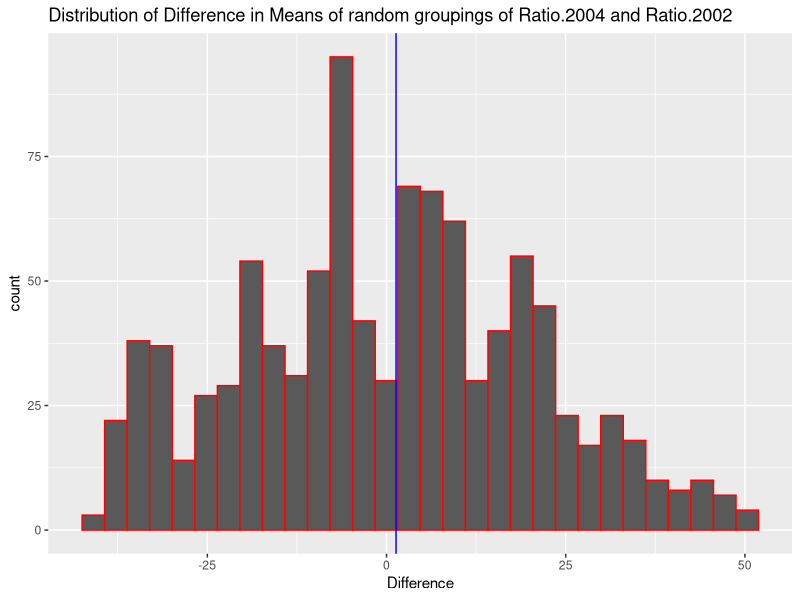
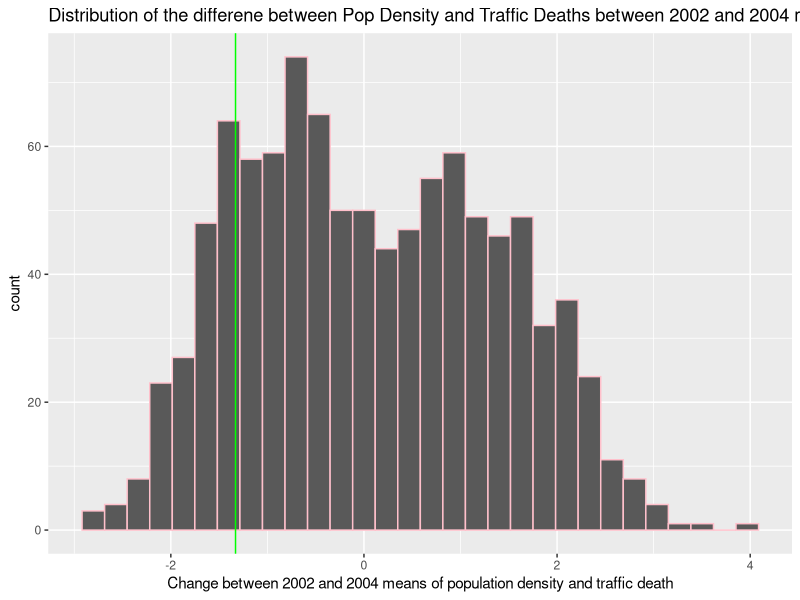

These charts were generated, in order, by the following R code:
## ---- chunk 1
knitr::opts_chunk$set(echo = FALSE, warning = FALSE, message = FALSE)
## ---- chunk 2
library(tidyverse)
trafficData <- read_csv("TrafficDeathsPer1000.csv")%>%
  rename(Country = "Traffic mortality per 100,000, age adjusted")
populationDensity <- read_csv("PopulationDensity.csv")%>%
  rename(Country = "Population density (per square km)")

trafficDataReal <- trafficData %>%
  select(Country,`2002`,`2004`)
trafficDataReal$`2002` <- as.numeric(trafficDataReal$`2002`)
trafficDataReal$`2004` <- as.numeric(trafficDataReal$`2004`)

populationDensityReal <- populationDensity %>%
  select(Country,`2002`,`2004`)
populationDensityReal$`2002` <- as.numeric(populationDensityReal$`2002`)
populationDensityReal$`2004` <- as.numeric(populationDensityReal$`2004`)


mergedData <- trafficDataReal %>%
  inner_join(populationDensityReal, by = "Country", suffix = c(".trafficDeath",".popDensity"))

mergedDataReal <- na.omit(mergedData)
## ---- chunk 3

trafficDataAdam <- na.omit(trafficDataReal) %>%
  select(`2002`,`2004`)
  
as_tibble(trafficDataAdam)%>%
  map_dbl(mean)
## ---- chunk 4
mergedDataAdam <- mergedDataReal %>%
  select(2:5)

myColSummary <- function(df,myFun){
  myOut <- vector("double", length(df))
  for(i in seq(df)){
    myOut[i] <- myFun(df[[i]])
  }
  return(myOut)
}
myColSummary(mergedDataAdam,mean)
myColSummary(mergedDataAdam,sd)

## ---- chunk 5
AdamData <- mergedDataReal %>%
  mutate(Ratio.2002 = `2002.popDensity` / `2002.trafficDeath`, 
         Ratio.2004 = `2004.popDensity` / `2004.trafficDeath`)
#higher the ratio, lower the traffic deaths relative to population density

mean2002 <- AdamData %>%
  select(Ratio.2002)%>%
  summarise(mean = mean(Ratio.2002))
mean2004 <- AdamData %>%
  select(Ratio.2004)%>%
  summarise(mean = mean(Ratio.2004))

differenceActual = mean2004 - mean2002

testData <- AdamData %>%
  select(Ratio.2002, Ratio.2004)

combined <- c(testData$Ratio.2002, testData$Ratio.2004)

permutationAdam <- function(perms = 1000, values, n1)
{
  outputMean <- vector("double", perms)
  for (i in c(1:perms))
  {
    # Randomly separate vector "values" into disjoint 
    # groups of size "n1" and "length(values) - n1" respectively
    
    vector1 <- sample(values, n1)
    vector2 <- setdiff(values, vector1)

    # Compute the sample means for the two groups from 
    firstMean <- mean(vector1)
    secondMean <- mean(vector2)
    
    # Compute the difference in sample means
    meanDifference <- firstMean - secondMean
    
    outputMean[i] <- meanDifference
  }
  # Return new updated vector, created in step 1
  return(outputMean)
}

resultAdam <- permutationAdam(1000,combined,150)

ggplot()+
  geom_histogram(aes(x=resultAdam), col = "red")+
  geom_vline(xintercept = 1.33, col = "blue")+
  labs(title="Distribution of Difference in Means of random groupings of Ratio.2004 and Ratio.2002")+
  xlab("Difference")

percentileData <- sum(resultAdam<1.33)/1000
percentileData
## ---- chunk 6

TrafficRichard <- na.omit(trafficDataReal) %>%
  select(`2002`,`2004`)

as_tibble(TrafficRichard)%>%
  map_dbl(median)
## ---- chunk 7
mergedRichardData <- mergedDataReal %>%
  select(2:5)

myColSummary <- function(df,myFun){
  myOut <- vector("double", length(df))
  for(i in seq(df)){
    myOut[i] <- myFun(df[[i]])
  }
  return(myOut)
}
myColSummary(mergedRichardData,median)
myColSummary(mergedRichardData,sd)

## ---- chunk 8

## ---- chunk 9
trafficErin <- na.omit(trafficDataReal) %>%
  select(`2002`,`2004`)

as_tibble(trafficErin)%>%
  map_dbl(mean)
## ---- chunk 10
mergedErin <- mergedDataReal %>%
  select(2:5)

myColSummary <- function(df,myFun){
  myOut <- vector("double", length(df))
  for(i in seq(df)){
    myOut[i] <- myFun(df[[i]])
  }
  return(myOut)
}
myColSummary(mergedErin,mean)
myColSummary(mergedErin,sd)

## ---- chunk 11
ErinData <- mergedDataReal %>%
  mutate(Ratio.diffTraff = `2004.trafficDeath` - `2002.trafficDeath`, Ratio.diffPop = `2004.popDensity` - `2002.popDensity`)
#show if it will increase in pop density and traffic deaths between 2004 and 2002.

differenceTrafficDeath <- ErinData %>%
  select(Ratio.diffTraff)%>%
  summarise(mean = mean(Ratio.diffTraff))
differencePopDensity <- ErinData %>%
  select(Ratio.diffPop)%>%
  summarise(mean = mean(Ratio.diffPop))

differenceActual = differenceTrafficDeath - differencePopDensity
differenceActual

testDataErin <- ErinData %>%
  select(Ratio.diffTraff, Ratio.diffPop)

combinedErin <- c(testDataErin$Ratio.diffTraff, testDataErin$Ratio.diffPop)

permutationErin <- function(perms = 1000, values, n1)
{
  outputMean <- vector("double", perms)
  for (i in c(1:perms))
  {
    # Randomly separate vector "values" into disjoint 
    # groups of size "n1" and "length(values) - n1" respectively
    
    vector1 <- sample(values, n1)
    vector2 <- setdiff(values, vector1)

    # Compute the sample means for the two groups from 
    firstMean <- mean(vector1)
    secondMean <- mean(vector2)
    
    # Compute the difference in sample means
    meanDifference <- firstMean - secondMean
    
    outputMean[i] <- meanDifference
  }
  # Return new updated vector, created in step 1
  return(outputMean)
}

resultErin <- permutationErin(1000,combinedErin,150)

ggplot()+
  geom_histogram(aes(x=resultErin), col = "pink")+
  geom_vline(xintercept = -1.33, col = "green")+
  labs(title="Distribution of the differene between Pop Density and Traffic Deaths between 2002 and 2004 means")+
  xlab("Change between 2002 and 2004 means of population density and traffic death")

percentileDataErin <- sum(resultErin < -1.33)/1000
percentileDataErin
## ---- chunk 12

jazz_traffic <- na.omit(trafficDataReal)%>%
  select('2002','2004')

jazz_new <- jazz_traffic%>%
  map_dbl(max)
jazz_new/5

## ---- chunk 13
merged_jazz <- mergedDataReal %>%
  select(2:5)

myCol_jazz <- function(data, real_funct) {
  
  output <- vector("double", length(data))
  
  for(i in seq.int(data)){
    
    output[i] <- (real_funct(data[[i]])/5)
    
  }
  
  return(output)
  
}

myCol_jazz(merged_jazz,max)
myCol_jazz(merged_jazz,median)



## ---- chunk 14

jazz1 <- mergedDataReal%>%
  filter(' 2002.trafficDeath'> 3, '2004.trafficDeath' > 3) 

Jazz_data <- jazz1 %>%
  mutate(Ratio1.2002 = `2002.trafficDeath` / `2002.popDensity`, 
         Ratio1.2004 = `2004.trafficDeath` / `2004.popDensity`)

#higher the ratio, the higher percentage of greater than 3 traffic deaths relative to the population density per 20,000 people

max2002 <- Jazz_data %>%
  select(Ratio1.2002)%>%
  summarise(max_ = max(Ratio1.2002))
max2004 <- Jazz_data %>%
  select(Ratio1.2004)%>%
  summarise(max_1 = max(Ratio1.2004))

difference = max2004 - max2002

testing <- Jazz_data %>%
  select(Ratio1.2002, Ratio1.2004)

combined_data <- c(testing$Ratio1.2002, testing$Ratio1.2004)

Jazz_perm <- function(perms = 1000, values, n1)
{
  outputMax <- vector("double", perms)
  for (i in c(1:perms))
  {
    # Randomly separate vector "values" into disjoint 
    # groups of size "n1" and "length(values) - n1" respectively
    
    vector1 <- sample(values, n1)
    vector2 <- setdiff(values, vector1)

    # Compute the sample medians for the two groups from 
    firstMax <- max(vector1)
    secondMax <- max(vector2)
    
    # Compute the difference in sample medians
    maxDifference <- firstMax - secondMax
    
    outputMax[i] <- maxDifference
  }
  # Return new updated vector, created in step 1
  return(outputMax)
}

results <- Jazz_perm(1000,combined_data)


